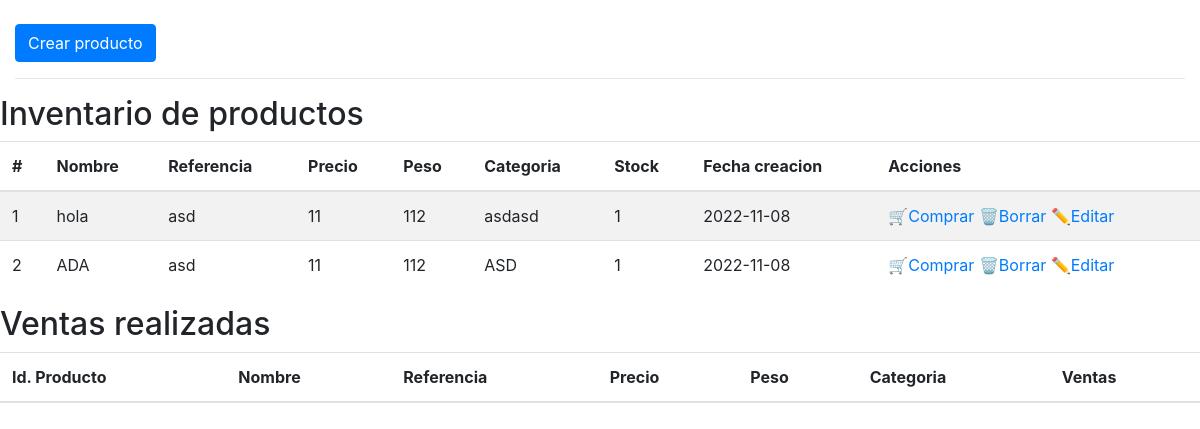
Before: / with the older database file.
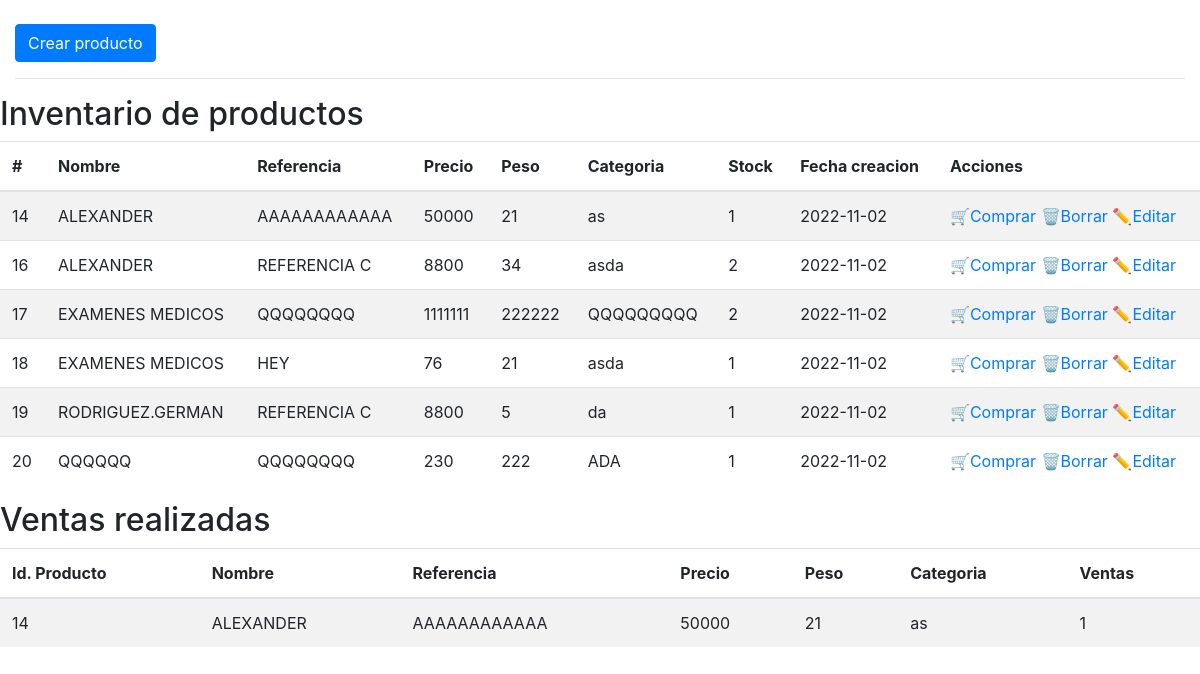
After: the same page with the newer database file.
### tables this page shows
CREATE TABLE `productos` (
  `prd_id` int(11) NOT NULL,
  `prd_nombre` varchar(100) NOT NULL,
  `prd_referencia` varchar(50) NOT NULL,
  `prd_precio` int(11) NOT NULL,
  `prd_peso` int(11) NOT NULL,
  `prd_categoria` varchar(100) NOT NULL,
  `prd_stock` int(11) NOT NULL,
  `prd_creado` date NOT NULL
);

CREATE TABLE `ventas` (
  `vnt_id` int(11) NOT NULL,
  `vnt_prd_id` int(11) NOT NULL,
  `vnt_cantidad` int(11) NOT NULL
);

### php/producto.php (called while the page is built, shortened)
<?php
    class _productos {
		function getProductos() {
            $db = new DB();
			$connect = $db->connect();
			$productos = [];
			$sql = "SELECT * FROM productos";
			$query = $connect -> prepare($sql);
			$query -> execute();
			$results = $query -> fetchAll(PDO::FETCH_OBJ);
			if($query -> rowCount() > 0)   {
				foreach($results as $result) {
					array_push($productos, $result);
			   }
			}
			return $productos;
		}
        function getVentas() {
            $db = new DB();
            $connect = $db->connect();
            $productos = [];
            $sql = "SELECT * FROM ventas INNER JOIN productos
            ON ventas.vnt_prd_id = productos.prd_id";
            $query = $connect -> prepare($sql);
            $query -> execute();
            $results = $query -> fetchAll(PDO::FETCH_OBJ);
            if($query -> rowCount() > 0)   {
                foreach($results as $result) {
                    array_push($productos, $result);
               }
            }
            return $productos;
        }
	}
 ?>

### index.php (the view, shortened to what this page needs)
<?php
    require_once 'php/producto.php';
    $productos = new _productos();
    $get_productos = $productos->getProductos();
    $get_ventas = $productos->getVentas();
 ?>
<?php include "templates/header.php"; ?>
<div class="container-fluid">
  <div class="row">
    <div class="col-md-12">
      <a href="crear.php"  class="btn btn-primary mt-4">Crear producto</a>
      <hr>
    </div>
  </div>
</div>
    <h2>Inventario de productos</h2>
    <table class="table table-striped">
        <thead>
          <tr>
            <th>#</th>
            <th>Nombre</th>
            <th>Referencia</th>
            <th>Precio</th>
            <th>Peso</th>
            <th>Categoria</th>
            <th>Stock</th>
            <th>Fecha creacion</th>
            <th>Acciones</th>
          </tr>
        </thead>
        <tbody>
          <?php
          if ($get_productos>0) {
            foreach ($get_productos as $fila) {
              ?>
              <tr>
                <td><?php echo $fila->prd_id; ?></td>
                <td><?php echo $fila->prd_nombre; ?></td>
                <td><?php echo $fila->prd_referencia; ?></td>
                <td><?php echo $fila->prd_precio; ?></td>
                <td><?php echo $fila->prd_peso; ?></td>
                <td><?php echo $fila->prd_categoria; ?></td>
                <td><?php echo $fila->prd_stock; ?></td>
                <td><?php echo $fila->prd_creado; ?></td>
                <td>
                  <a href="<?='venta.php?id='.$fila->prd_id; ?>">🛒Comprar</a>
                  <a href="<?='borrar.php?id='.$fila->prd_id; ?>">🗑️Borrar</a>
                  <a href="<?='editar.php?id='.$fila->prd_id; ?>">✏️Editar</a>
                </td>
              </tr>
              <?php
            }
          }
          ?>
      </table>
      <h2>Ventas realizadas</h2>
    <table class="table table-striped">
        <thead>
          <tr>
            <th>Id. Producto</th>
            <th>Nombre</th>
            <th>Referencia</th>
            <th>Precio</th>
            <th>Peso</th>
            <th>Categoria</th>
            <th>Ventas</th>
          </tr>
        </thead>
        <tbody>
          <?php
          if ($get_ventas>0) {
            foreach ($get_ventas as $fila) {
              ?>
              <tr>
                <td><?php echo $fila->prd_id; ?></td>
                <td><?php echo $fila->prd_nombre; ?></td>
                <td><?php echo $fila->prd_referencia; ?></td>
                <td><?php echo $fila->prd_precio; ?></td>
                <td><?php echo $fila->prd_peso; ?></td>
                <td><?php echo $fila->prd_categoria; ?></td>
                <td><?php echo $fila->vnt_cantidad; ?></td>
              </tr>
              <?php
            }
          }
          ?>
      </table>
<?php include "templates/footer.php"; ?>

### templates/header.php (shortened to what this page needs)
<!DOCTYPE html>
<html lang="es">
  <head>
    <link rel="stylesheet" href="https://stackpath.bootstrapcdn.com/bootstrap/4.5.2/css/bootstrap.min.css" />
  </head>
  <body>

### templates/footer.php
  </body>
</html>

Changed rows visible on the page:
removed productos: prd_id "1", prd_nombre "hola", prd_referencia "asd", prd_precio "11", prd_peso "112", prd_categoria "asdasd", prd_stock "1", prd_creado "2022-11-08"
removed productos: prd_id "2", prd_nombre "ADA", prd_referencia "asd", prd_precio "11", prd_peso "112", prd_categoria "ASD", prd_stock "1", prd_creado "2022-11-08"
added productos: prd_id "14", prd_nombre "ALEXANDER", prd_referencia "AAAAAAAAAAAA", prd_precio "50000", prd_peso "21", prd_categoria "as", prd_stock "1", prd_creado "2022-11-02"
added productos: prd_id "16", prd_nombre "ALEXANDER", prd_referencia "REFERENCIA C", prd_precio "8800", prd_peso "34", prd_categoria "asda", prd_stock "2", prd_creado "2022-11-02"
added productos: prd_id "17", prd_nombre "EXAMENES MEDICOS", prd_referencia "QQQQQQQQ", prd_precio "1111111", prd_peso "222222", prd_categoria "QQQQQQQQQ", prd_stock "2", prd_creado "2022-11-02"
added productos: prd_id "18", prd_nombre "EXAMENES MEDICOS", prd_referencia "HEY", prd_precio "76", prd_peso "21", prd_categoria "asda", prd_stock "1", prd_creado "2022-11-02"
added productos: prd_id "19", prd_nombre "RODRIGUEZ.GERMAN", prd_referencia "REFERENCIA C", prd_precio "8800", prd_peso "5", prd_categoria "da", prd_stock "1", prd_creado "2022-11-02"
added productos: prd_id "20", prd_nombre "QQQQQQ", prd_referencia "QQQQQQQQ", prd_precio "230", prd_peso "222", prd_categoria "ADA", prd_stock "1", prd_creado "2022-11-02"
added ventas: vnt_prd.prd_id "14", vnt_prd.prd_nombre "ALEXANDER", vnt_prd.prd_referencia "AAAAAAAAAAAA", vnt_prd.prd_precio "50000", vnt_prd.prd_peso "21", vnt_prd.prd_categoria "as", vnt_cantidad "1"
